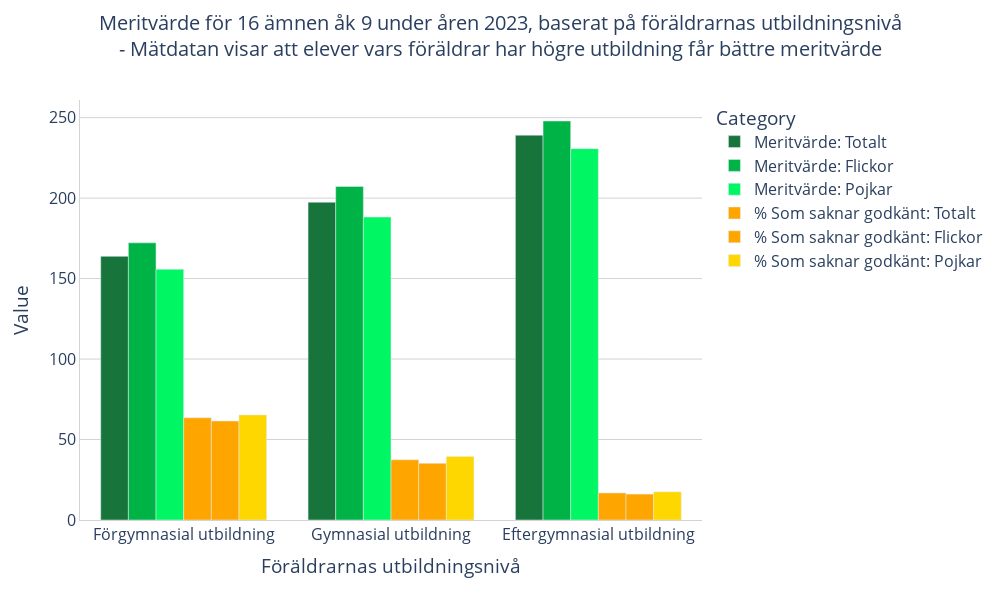

Here is the notebook cell this chart was saved with:
### Markdown cell above
### Checking design and taking in the % without a grade-data.

### Code cell
# C)

# Creating a DataFrame
df_plotly_3 = pd.DataFrame({
    "Education Level": ["Förgymnasial utbildning", "Gymnasial utbildning", "Eftergymnasial utbildning"],
    "Meritvärde: Totalt": parents_T_numeric.tolist(),
    "Meritvärde: Flickor": parents_F_numeric.tolist(),
    "Meritvärde: Pojkar": parents_P_numeric.tolist(),
    "% Som saknar godkänt: Totalt": missing_percent_T.tolist(),
    "% Som saknar godkänt: Flickor": missing_percent_F.tolist(),
    "% Som saknar godkänt: Pojkar": missing_percent_P.tolist()
})

# 'Melting' the DataFrame so that the bars are next to each other
df_plotly_melted = pd.melt(df_plotly_3, id_vars=["Education Level"], var_name="Category", value_name="Value")

# Gives names to labels and changes colors of the bars 
fig = px.bar(df_plotly_melted, x="Education Level", y="Value", color="Category",
             color_discrete_sequence=["#17753C", "#00B347", "#00F663", "orange", "#FFA500", "#FFD700"],
             title=("Meritvärde för 16 ämnen åk 9 under åren 2023\nBaserat på föräldrarnas utbildningsnivå\n- Mätdatan visar att elever vars föräldrar har högre utbildning får bättre meritvärde"))

fig.update_layout(xaxis_title="Föräldrarnas utbildningsnivå")
fig.update_layout(showlegend=True)

# Fixes the title position and splits it into lines
fig.update_layout(
    title={
        "text": "Meritvärde för 16 ämnen åk 9 under åren 2023, baserat på föräldrarnas utbildningsnivå<br>"
                "- Mätdatan visar att elever vars föräldrar har högre utbildning får bättre meritvärde",
        # Adjusts text and changes the vertical position of the title
        "y": 0.95,
        # Adjusts text and changes the horizontal position of the title
        "x": 0.5,
        "xanchor": "center",
        "yanchor": "top",
        "font_size": 20})

# Updates layout for x- and y-axis
fig.update_layout(xaxis=dict(showline=True, showgrid=False, gridwidth=1, gridcolor="LightGray", linecolor="Lightgray", linewidth=1),
                  yaxis=dict(showline=True, showgrid=True, gridwidth=1, gridcolor="LightGray", linecolor="Lightgray", linewidth=1))

# Groups bars, sets grafsize and background color
fig.update_layout(barmode="group", 
                  height=600, 
                  width=1000, 
                  plot_bgcolor="white", 
                  paper_bgcolor="white", 
                  font=dict(size=16))

#fig.write_html("Plotly_1c_v1.html")

fig.show()

### Figure 1 — Plotly figure (JSON) as saved in the notebook; plotly's stock layout.template omitted (floating-point values rounded to 4 significant figures)
{"data": [{"alignmentgroup": "True", "hovertemplate": "Category=Meritvärde: Totalt<br>Education Level=%{x}<br>Value=%{y}<extra></extra>", "legendgroup": "Meritvärde: Totalt", "marker": {"color": "#17753C", "pattern": {"shape": ""}}, "name": "Meritvärde: Totalt", "offsetgroup": "Meritvärde: Totalt", "orientation": "v", "showlegend": true, "textposition": "auto", "type": "bar", "x": ["Förgymnasial utbildning", "Gymnasial utbildning", "Eftergymnasial utbildning"], "xaxis": "x", "y": [163.8, 197.4, 239.1], "yaxis": "y"}, {"alignmentgroup": "True", "hovertemplate": "Category=Meritvärde: Flickor<br>Education Level=%{x}<br>Value=%{y}<extra></extra>", "legendgroup": "Meritvärde: Flickor", "marker": {"color": "#00B347", "pattern": {"shape": ""}}, "name": "Meritvärde: Flickor", "offsetgroup": "Meritvärde: Flickor", "orientation": "v", "showlegend": true, "textposition": "auto", "type": "bar", "x": ["Förgymnasial utbildning", "Gymnasial utbildning", "Eftergymnasial utbildning"], "xaxis": "x", "y": [172.2, 207.2, 247.9], "yaxis": "y"}, {"alignmentgroup": "True", "hovertemplate": "Category=Meritvärde: Pojkar<br>Education Level=%{x}<br>Value=%{y}<extra></extra>", "legendgroup": "Meritvärde: Pojkar", "marker": {"color": "#00F663", "pattern": {"shape": ""}}, "name": "Meritvärde: Pojkar", "offsetgroup": "Meritvärde: Pojkar", "orientation": "v", "showlegend": true, "textposition": "auto", "type": "bar", "x": ["Förgymnasial utbildning", "Gymnasial utbildning", "Eftergymnasial utbildning"], "xaxis": "x", "y": [155.8, 188.2, 230.7], "yaxis": "y"}, {"alignmentgroup": "True", "hovertemplate": "Category=% Som saknar godkänt: Totalt<br>Education Level=%{x}<br>Value=%{y}<extra></extra>", "legendgroup": "% Som saknar godkänt: Totalt", "marker": {"color": "orange", "pattern": {"shape": ""}}, "name": "% Som saknar godkänt: Totalt", "offsetgroup": "% Som saknar godkänt: Totalt", "orientation": "v", "showlegend": true, "textposition": "auto", "type": "bar", "x": ["Förgymnasial utbildning", "Gymnasial utbildning", "Eftergymnasial utbildning"], "xaxis": "x", "y": [63.5, 37.4, 16.8], "yaxis": "y"}, {"alignmentgroup": "True", "hovertemplate": "Category=% Som saknar godkänt: Flickor<br>Education Level=%{x}<br>Value=%{y}<extra></extra>", "legendgroup": "% Som saknar godkänt: Flickor", "marker": {"color": "#FFA500", "pattern": {"shape": ""}}, "name": "% Som saknar godkänt: Flickor", "offsetgroup": "% Som saknar godkänt: Flickor", "orientation": "v", "showlegend": true, "textposition": "auto", "type": "bar", "x": ["Förgymnasial utbildning", "Gymnasial utbildning", "Eftergymnasial utbildning"], "xaxis": "x", "y": [61.5, 35.2, 16.1], "yaxis": "y"}, {"alignmentgroup": "True", "hovertemplate": "Category=% Som saknar godkänt: Pojkar<br>Education Level=%{x}<br>Value=%{y}<extra></extra>", "legendgroup": "% Som saknar godkänt: Pojkar", "marker": {"color": "#FFD700", "pattern": {"shape": ""}}, "name": "% Som saknar godkänt: Pojkar", "offsetgroup": "% Som saknar godkänt: Pojkar", "orientation": "v", "showlegend": true, "textposition": "auto", "type": "bar", "x": ["Förgymnasial utbildning", "Gymnasial utbildning", "Eftergymnasial utbildning"], "xaxis": "x", "y": [65.3, 39.5, 17.5], "yaxis": "y"}], "layout": {"barmode": "group", "font": {"size": 16}, "height": 600, "legend": {"title": {"text": "Category"}, "tracegroupgap": 0}, "paper_bgcolor": "white", "plot_bgcolor": "white", "showlegend": true, "title": {"font": {"size": 20}, "text": "Meritvärde för 16 ämnen åk 9 under åren 2023, baserat på föräldrarnas utbildningsnivå<br>- Mätdatan visar att elever vars föräldrar har högre utbildning får bättre meritvärde", "x": 0.5, "xanchor": "center", "y": 0.95, "yanchor": "top"}, "width": 1000, "xaxis": {"anchor": "y", "domain": [0, 1], "gridcolor": "LightGray", "gridwidth": 1, "linecolor": "Lightgray", "linewidth": 1, "showgrid": false, "showline": true, "title": {"text": "Föräldrarnas utbildningsnivå"}}, "yaxis": {"anchor": "x", "domain": [0, 1], "gridcolor": "LightGray", "gridwidth": 1, "linecolor": "Lightgray", "linewidth": 1, "showgrid": true, "showline": true, "title": {"text": "Value"}}}}
